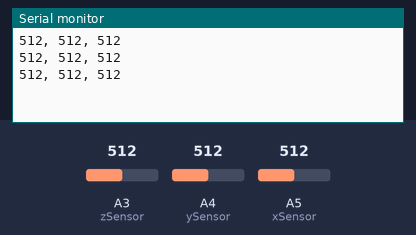
Simulated run of this sketch. Board: Arduino Uno, built with avr-gcc and run on an emulated ATmega328P. Parts: the last lines printed to the serial monitor. The test bench sets the inputs (shaded band); at power-on: A3 (zSensor) = 512, A4 (ySensor) = 512, A5 (xSensor) = 512.

Above: at 1.3 s.
1.4 s: A3 (zSensor) set to 716
At 1.8 s:
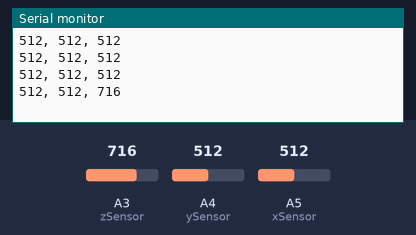
2.9 s: A4 (ySensor) set to 716
At 3.4 s:
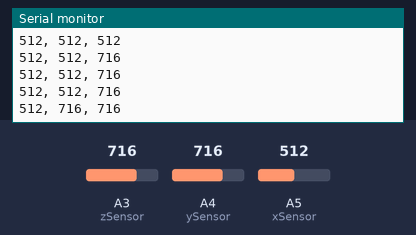
4.4 s: A5 (xSensor) set to 716
At 4.9 s:
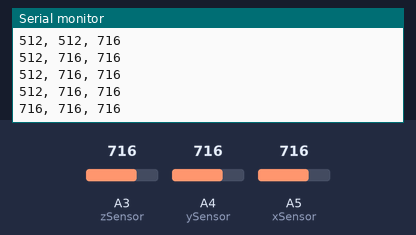
5.9 s: A3 (zSensor) set to 900
At 6.4 s:
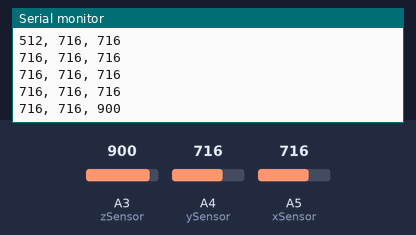
7.4 s: A4 (ySensor) set to 900
At 7.9 s:
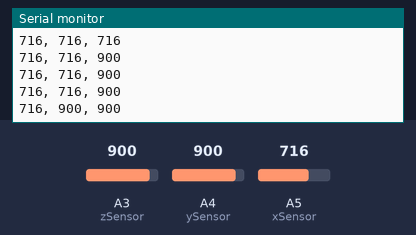
8.9 s: A5 (xSensor) set to 900
At 9.4 s:
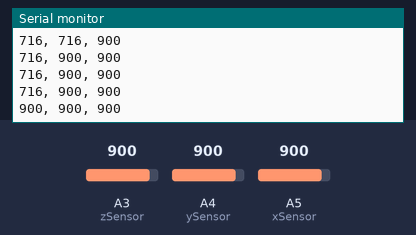
Timing chart, 0 to 11.4 s (numbered marks = the images above; inputs shaded):
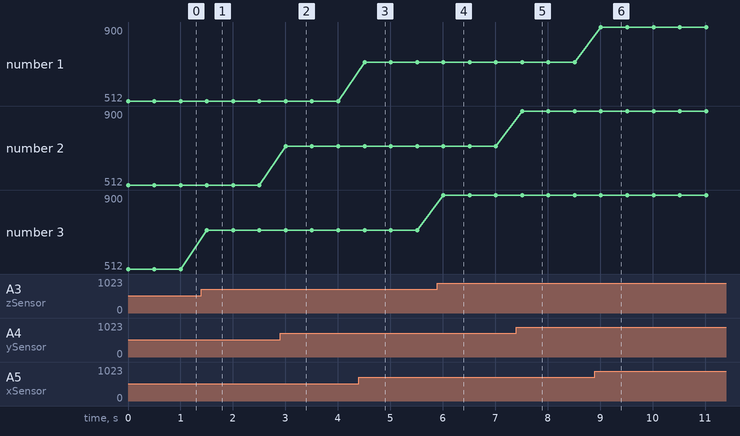

The sketch:

AnalogIn.ino
```cpp
const int xSensor = A5;  // Analog input pin that the potentiometer is attached to
const int ySensor= A4;  // Analog input pin that the potentiometer is attached to
const int zSensor = A3;  // Analog input pin that the potentiometer is attached to

int sensorValue = 0;        // value read from the pot
int outputValue = 0;        // value output to the PWM (analog out)

void setup() {
  // initialize serial communications at 9600 bps:
  Serial.begin(9600);
}

void loop() {
    int xValue = analogRead(xSensor);
    int yValue = analogRead(ySensor);
    int zValue = analogRead(zSensor);

    Serial.print(xValue); Serial.print(", ");
    Serial.print(yValue); Serial.print(", ");
    Serial.print(zValue); Serial.println();

  outputValue = map(sensorValue, 0, 1023, 0, 255);

  // print the results to the serial monitor:
//  Serial.print("sensor = " );
//  Serial.print(sensorValue);
//  Serial.print("\t output = ");
//  Serial.println(outputValue);

  // wait 2 milliseconds before the next loop
  // for the analog-to-digital converter to settle
  // after the last reading:
  delay(500);
}
```

Measured:
- after the input at 1.4 s, the serial monitor: prints a new line after 0.10 s (image 1)
- after the input at 2.9 s, the serial monitor: prints a new line after 0.11 s (image 2)
- after the input at 4.4 s, the serial monitor: prints a new line after 0.11 s (image 3)
- after the input at 5.9 s, the serial monitor: prints a new line after 0.11 s (image 4)
- after the input at 7.4 s, the serial monitor: prints a new line after 0.11 s (image 5)
- after the input at 8.9 s, the serial monitor: prints a new line after 0.12 s (image 6)
- plotted number 3: 512 → 716 after the input at 1.4 s, 716 → 900 after the input at 5.9 s
